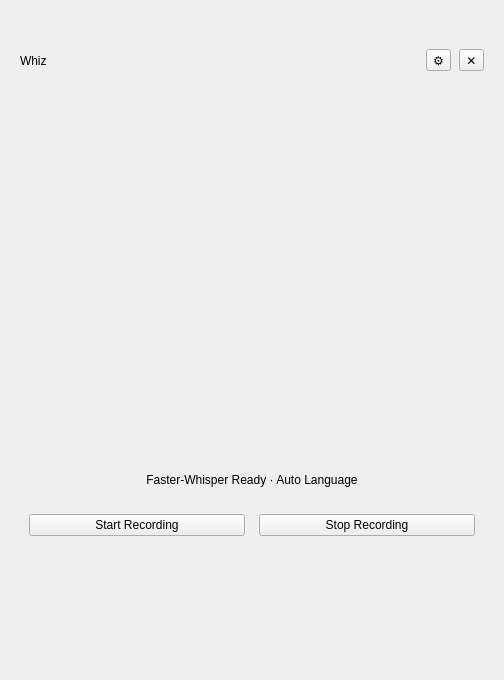
<?xml version="1.0" encoding="UTF-8"?>
<ui version="4.0">
 <class>RecordView</class>
 <widget class="QWidget" name="RecordView">
  <property name="minimumSize">
   <size>
    <width>504</width>
    <height>680</height>
   </size>
  </property>
  <layout class="QVBoxLayout" name="RootVBox">
   <property name="spacing">
    <number>16</number>
   </property>
   <property name="contentsMargins">
    <rect>
     <x>24</x>
     <y>24</y>
     <width>24</width>
     <height>24</height>
    </rect>
   </property>
   <item>
    <widget class="QWidget" name="TopBar">
     <layout class="QHBoxLayout" name="TopBarLayout">
      <property name="spacing">
       <number>8</number>
      </property>
      <property name="contentsMargins">
       <rect>
        <x>0</x>
        <y>0</y>
        <width>0</width>
        <height>0</height>
       </rect>
      </property>
      <item>
       <widget class="QLabel" name="AppTitle">
        <property name="text">
         <string>Whiz</string>
        </property>
       </widget>
      </item>
      <item>
       <spacer name="TopSpacer">
        <property name="orientation">
         <enum>Qt::Horizontal</enum>
        </property>
        <property name="sizeHint" stdset="0">
         <size>
          <width>40</width>
          <height>20</height>
         </size>
        </property>
       </spacer>
      </item>
      <item>
       <widget class="QToolButton" name="SettingsButton">
        <property name="toolTip">
         <string>Settings</string>
        </property>
        <property name="text">
         <string>⚙</string>
        </property>
       </widget>
      </item>
      <item>
       <widget class="QToolButton" name="CloseButton">
        <property name="toolTip">
         <string>Close</string>
        </property>
        <property name="text">
         <string>✕</string>
        </property>
       </widget>
      </item>
     </layout>
    </widget>
   </item>
   <item>
    <widget class="QFrame" name="MicCard">
     <layout class="QVBoxLayout" name="MicVBox">
      <property name="spacing">
       <number>18</number>
      </property>
      <property name="contentsMargins">
       <rect>
        <x>28</x>
        <y>28</y>
        <width>28</width>
        <height>28</height>
       </rect>
      </property>
      <item>
       <widget class="MicHaloWidget" name="MicHalo" native="true">
        <property name="minimumSize">
         <size>
          <width>320</width>
          <height>320</height>
         </size>
        </property>
       </widget>
      </item>
      <item>
       <widget class="QLabel" name="StatusSubtle">
        <property name="text">
         <string>Faster-Whisper Ready · Auto Language</string>
        </property>
        <property name="alignment">
         <set>Qt::AlignCenter</set>
        </property>
       </widget>
      </item>
      <item>
       <widget class="QWidget" name="ControlsRow">
        <layout class="QHBoxLayout" name="ControlsLayout">
         <property name="spacing">
          <number>14</number>
         </property>
         <property name="contentsMargins">
          <rect>
           <x>0</x>
           <y>0</y>
           <width>0</width>
           <height>0</height>
          </rect>
         </property>
         <item>
          <widget class="QPushButton" name="StartBtn">
           <property name="text">
            <string>Start Recording</string>
           </property>
           <property name="minimumHeight">
            <number>44</number>
           </property>
          </widget>
         </item>
         <item>
          <widget class="QPushButton" name="StopBtn">
           <property name="text">
            <string>Stop Recording</string>
           </property>
           <property name="minimumHeight">
            <number>44</number>
           </property>
          </widget>
         </item>
        </layout>
       </widget>
      </item>
     </layout>
    </widget>
   </item>
   <item>
    <widget class="TranscriptExpander" name="TranscriptPreview" native="true"/>
   </item>
  </layout>
 </widget>
 <customwidgets>
  <customwidget>
   <class>MicHaloWidget</class>
   <extends>QWidget</extends>
   <header>ui/widgets/mic_halo_widget.py</header>
  </customwidget>
  <customwidget>
   <class>TranscriptExpander</class>
   <extends>QWidget</extends>
   <header>ui/widgets/transcript_expander.py</header>
  </customwidget>
 </customwidgets>
 <resources/>
 <connections/>
</ui>
